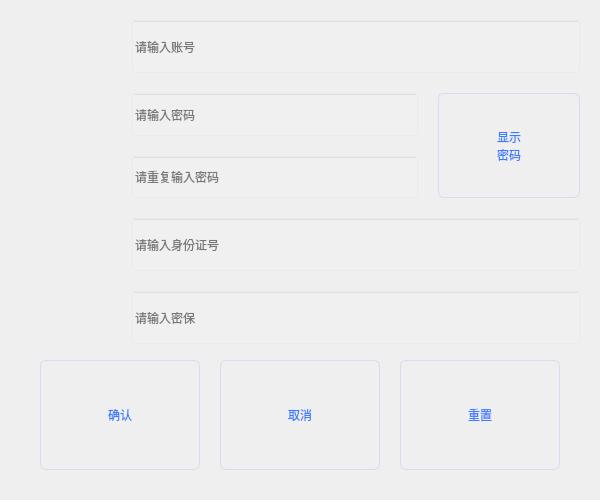
<?xml version="1.0" encoding="UTF-8"?>
<ui version="4.0">
 <class>Register</class>
 <widget class="QWidget" name="Register">
  <property name="geometry">
   <rect>
    <x>0</x>
    <y>0</y>
    <width>600</width>
    <height>500</height>
   </rect>
  </property>
  <property name="minimumSize">
   <size>
    <width>600</width>
    <height>500</height>
   </size>
  </property>
  <property name="windowTitle">
   <string>注册页面</string>
  </property>
  <property name="styleSheet">
   <string notr="true"/>
  </property>
  <layout class="QHBoxLayout" name="horizontalLayout_9">
   <property name="spacing">
    <number>0</number>
   </property>
   <property name="leftMargin">
    <number>0</number>
   </property>
   <property name="topMargin">
    <number>0</number>
   </property>
   <property name="rightMargin">
    <number>0</number>
   </property>
   <property name="bottomMargin">
    <number>0</number>
   </property>
   <item>
    <widget class="QWidget" name="widget" native="true">
     <property name="styleSheet">
      <string notr="true">#widget{border-image: url(:/Pictures/regist.jpg);}

QLineEdit {
	font: 12pt &quot;Microsoft YaHei UI&quot;; 
	background: rgba(255,255,255,0.08);
    border-color: rgba(58,123,255,0.3);
}

QLineEdit:hover {
	font: 12pt &quot;Microsoft YaHei UI&quot;;
	background: rgba(255,255,255,1);
    border-color: rgba(58,123,255,1);
}

QPushButton {
    background: qlineargradient(x1:0, y1:0, x2:0, y2:1,
        stop:0 #F8FAFF, stop:1 #EFF2F7);
    border: 1px solid rgba(58,123,255,0.15);
    border-radius: 6px;
    color: #3A7BFF;
    font: 500 22px &quot;微软雅黑&quot;;
    padding: 10px 24px;
    min-width: 92px;
}

QPushButton:hover {
    background: rgba(58,123,255,0.08);
    border-color: rgba(58,123,255,0.3);
}

QPushButton:pressed {
    background: rgba(58,123,255,0.15);
}</string>
     </property>
     <layout class="QVBoxLayout" name="verticalLayout_3" stretch="5,2">
      <property name="leftMargin">
       <number>20</number>
      </property>
      <property name="topMargin">
       <number>20</number>
      </property>
      <property name="rightMargin">
       <number>20</number>
      </property>
      <property name="bottomMargin">
       <number>20</number>
      </property>
      <item>
       <layout class="QHBoxLayout" name="horizontalLayout_6" stretch="2,8">
        <item>
         <spacer name="horizontalSpacer">
          <property name="orientation">
           <enum>Qt::Orientation::Horizontal</enum>
          </property>
          <property name="sizeHint" stdset="0">
           <size>
            <width>40</width>
            <height>20</height>
           </size>
          </property>
         </spacer>
        </item>
        <item>
         <layout class="QVBoxLayout" name="verticalLayout" stretch="1,2,1,1">
          <property name="spacing">
           <number>20</number>
          </property>
          <item>
           <widget class="QLineEdit" name="li_regista">
            <property name="sizePolicy">
             <sizepolicy hsizetype="Preferred" vsizetype="Preferred">
              <horstretch>0</horstretch>
              <verstretch>0</verstretch>
             </sizepolicy>
            </property>
            <property name="placeholderText">
             <string>请输入账号</string>
            </property>
           </widget>
          </item>
          <item>
           <layout class="QHBoxLayout" name="horizontalLayout_2" stretch="10,1">
            <item>
             <layout class="QVBoxLayout" name="verticalLayout_4">
              <item>
               <widget class="QLineEdit" name="li_registp">
                <property name="sizePolicy">
                 <sizepolicy hsizetype="Preferred" vsizetype="Preferred">
                  <horstretch>0</horstretch>
                  <verstretch>0</verstretch>
                 </sizepolicy>
                </property>
                <property name="echoMode">
                 <enum>QLineEdit::EchoMode::Password</enum>
                </property>
                <property name="placeholderText">
                 <string>请输入密码</string>
                </property>
               </widget>
              </item>
              <item>
               <widget class="QLineEdit" name="li_registxp">
                <property name="sizePolicy">
                 <sizepolicy hsizetype="Preferred" vsizetype="Preferred">
                  <horstretch>0</horstretch>
                  <verstretch>0</verstretch>
                 </sizepolicy>
                </property>
                <property name="echoMode">
                 <enum>QLineEdit::EchoMode::Password</enum>
                </property>
                <property name="placeholderText">
                 <string>请重复输入密码</string>
                </property>
               </widget>
              </item>
             </layout>
            </item>
            <item>
             <widget class="QPushButton" name="btn_show_p">
              <property name="sizePolicy">
               <sizepolicy hsizetype="Preferred" vsizetype="Preferred">
                <horstretch>0</horstretch>
                <verstretch>0</verstretch>
               </sizepolicy>
              </property>
              <property name="text">
               <string>显示
密码</string>
              </property>
             </widget>
            </item>
           </layout>
          </item>
          <item>
           <widget class="QLineEdit" name="li_ID">
            <property name="sizePolicy">
             <sizepolicy hsizetype="Preferred" vsizetype="Preferred">
              <horstretch>0</horstretch>
              <verstretch>0</verstretch>
             </sizepolicy>
            </property>
            <property name="placeholderText">
             <string>请输入身份证号</string>
            </property>
           </widget>
          </item>
          <item>
           <widget class="QLineEdit" name="li_mb">
            <property name="sizePolicy">
             <sizepolicy hsizetype="Preferred" vsizetype="Preferred">
              <horstretch>0</horstretch>
              <verstretch>0</verstretch>
             </sizepolicy>
            </property>
            <property name="placeholderText">
             <string>请输入密保</string>
            </property>
           </widget>
          </item>
         </layout>
        </item>
       </layout>
      </item>
      <item>
       <layout class="QHBoxLayout" name="horizontalLayout_7">
        <property name="spacing">
         <number>20</number>
        </property>
        <property name="leftMargin">
         <number>20</number>
        </property>
        <property name="topMargin">
         <number>10</number>
        </property>
        <property name="rightMargin">
         <number>20</number>
        </property>
        <property name="bottomMargin">
         <number>10</number>
        </property>
        <item>
         <widget class="QPushButton" name="btn_confirm">
          <property name="sizePolicy">
           <sizepolicy hsizetype="Preferred" vsizetype="Preferred">
            <horstretch>0</horstretch>
            <verstretch>0</verstretch>
           </sizepolicy>
          </property>
          <property name="text">
           <string>确认</string>
          </property>
         </widget>
        </item>
        <item>
         <widget class="QPushButton" name="btn_cancel">
          <property name="sizePolicy">
           <sizepolicy hsizetype="Preferred" vsizetype="Preferred">
            <horstretch>0</horstretch>
            <verstretch>0</verstretch>
           </sizepolicy>
          </property>
          <property name="styleSheet">
           <string notr="true"/>
          </property>
          <property name="text">
           <string>取消</string>
          </property>
         </widget>
        </item>
        <item>
         <widget class="QPushButton" name="btn_clear">
          <property name="sizePolicy">
           <sizepolicy hsizetype="Preferred" vsizetype="Preferred">
            <horstretch>0</horstretch>
            <verstretch>0</verstretch>
           </sizepolicy>
          </property>
          <property name="text">
           <string>重置</string>
          </property>
         </widget>
        </item>
       </layout>
      </item>
     </layout>
    </widget>
   </item>
  </layout>
 </widget>
 <resources/>
 <connections/>
</ui>
